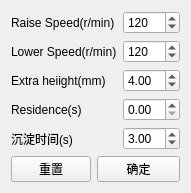
<?xml version="1.0" encoding="UTF-8"?>
<ui version="4.0">
 <class>CyclePrintSetting</class>
 <widget class="QWidget" name="CyclePrintSetting">
  <property name="windowModality">
   <enum>Qt::NonModal</enum>
  </property>
  <property name="geometry">
   <rect>
    <x>0</x>
    <y>0</y>
    <width>186</width>
    <height>187</height>
   </rect>
  </property>
  <property name="maximumSize">
   <size>
    <width>474</width>
    <height>237</height>
   </size>
  </property>
  <property name="focusPolicy">
   <enum>Qt::NoFocus</enum>
  </property>
  <property name="windowTitle">
   <string>打印参数设置</string>
  </property>
  <layout class="QGridLayout" name="gridLayout">
   <item row="5" column="0">
    <widget class="QPushButton" name="pushButtonRestoreDefaults">
     <property name="text">
      <string>重置</string>
     </property>
    </widget>
   </item>
   <item row="5" column="1" colspan="2">
    <widget class="QPushButton" name="pushButtonOK">
     <property name="text">
      <string>确定</string>
     </property>
    </widget>
   </item>
   <item row="4" column="0" colspan="2">
    <widget class="QLabel" name="label_7">
     <property name="text">
      <string>沉淀时间(s)</string>
     </property>
    </widget>
   </item>
   <item row="3" column="2">
    <widget class="QDoubleSpinBox" name="doubleSpinBoxBreathe1">
     <property name="maximum">
      <double>60.000000000000000</double>
     </property>
     <property name="value">
      <double>0.000000000000000</double>
     </property>
    </widget>
   </item>
   <item row="2" column="2">
    <widget class="QDoubleSpinBox" name="doubleSpinBoxOverlift1">
     <property name="maximum">
      <double>9.000000000000000</double>
     </property>
     <property name="value">
      <double>4.000000000000000</double>
     </property>
    </widget>
   </item>
   <item row="4" column="2">
    <widget class="QDoubleSpinBox" name="doubleSpinBoxSettle1">
     <property name="maximum">
      <double>60.000000000000000</double>
     </property>
     <property name="value">
      <double>3.000000000000000</double>
     </property>
    </widget>
   </item>
   <item row="0" column="2">
    <widget class="QSpinBox" name="spinBoxRaiseSpd1">
     <property name="maximum">
      <number>130</number>
     </property>
     <property name="value">
      <number>120</number>
     </property>
    </widget>
   </item>
   <item row="3" column="0" colspan="2">
    <widget class="QLabel" name="label_6">
     <property name="toolTip">
      <string>停留时间</string>
     </property>
     <property name="text">
      <string>Residence(s)</string>
     </property>
    </widget>
   </item>
   <item row="1" column="2">
    <widget class="QSpinBox" name="spinBoxLowerSpd1">
     <property name="maximum">
      <number>130</number>
     </property>
     <property name="value">
      <number>120</number>
     </property>
    </widget>
   </item>
   <item row="0" column="0" colspan="2">
    <widget class="QLabel" name="label">
     <property name="text">
      <string>Raise Speed(r/min)</string>
     </property>
    </widget>
   </item>
   <item row="1" column="0" colspan="2">
    <widget class="QLabel" name="label_2">
     <property name="text">
      <string>Lower Speed(r/min)</string>
     </property>
    </widget>
   </item>
   <item row="2" column="0" colspan="2">
    <widget class="QLabel" name="label_5">
     <property name="text">
      <string>Extra heiight(mm)</string>
     </property>
    </widget>
   </item>
  </layout>
 </widget>
 <resources/>
 <connections/>
</ui>
